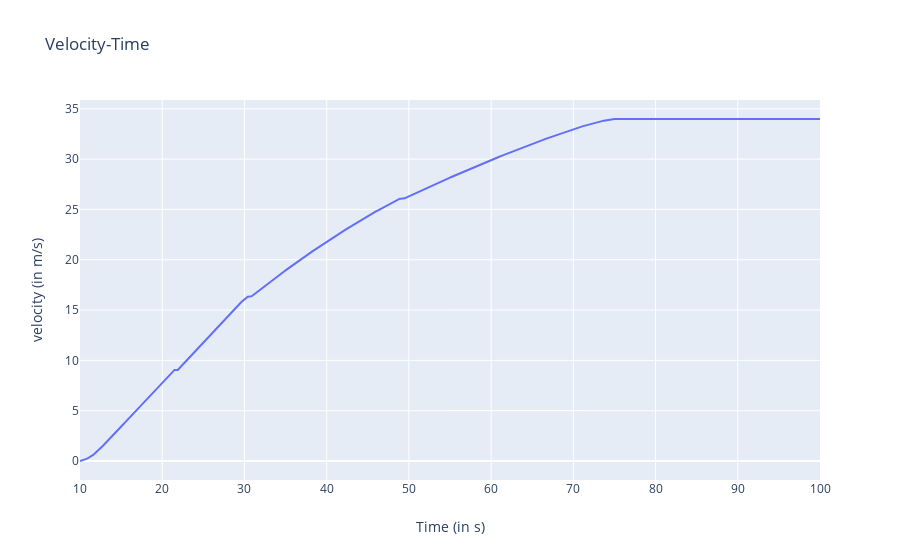

The notebook cell this image was saved under:
### Markdown cell above
# Compute and plot velocity versus time graph

### Code cell
outputs = sol['outputs'] # outputs of the dispatcher
layout = go.Layout(title="Velocity-Time",
                xaxis=dict(title='Time (in s)'),
                yaxis=dict(title='velocity (in m/s)'))
data = [dict(x=outputs['times'], y=outputs['velocities'])] # select the desired outputs
fig = go.Figure(data=data, layout=layout)
iplot(fig)

### Figure 1 — Plotly figure (JSON) as saved in the notebook; plotly's stock layout.template omitted (floating-point values rounded to 4 significant figures; data arrays with more than 128 entries replaced by an {"elided": "..."} marker saying what was removed)
{"data": [{"type": "scatter", "x": {"elided": "901 float values"}, "y": {"elided": "901 float values"}}], "layout": {"title": {"text": "Velocity-Time"}, "xaxis": {"title": {"text": "Time (in s)"}}, "yaxis": {"title": {"text": "velocity (in m/s)"}}}}
